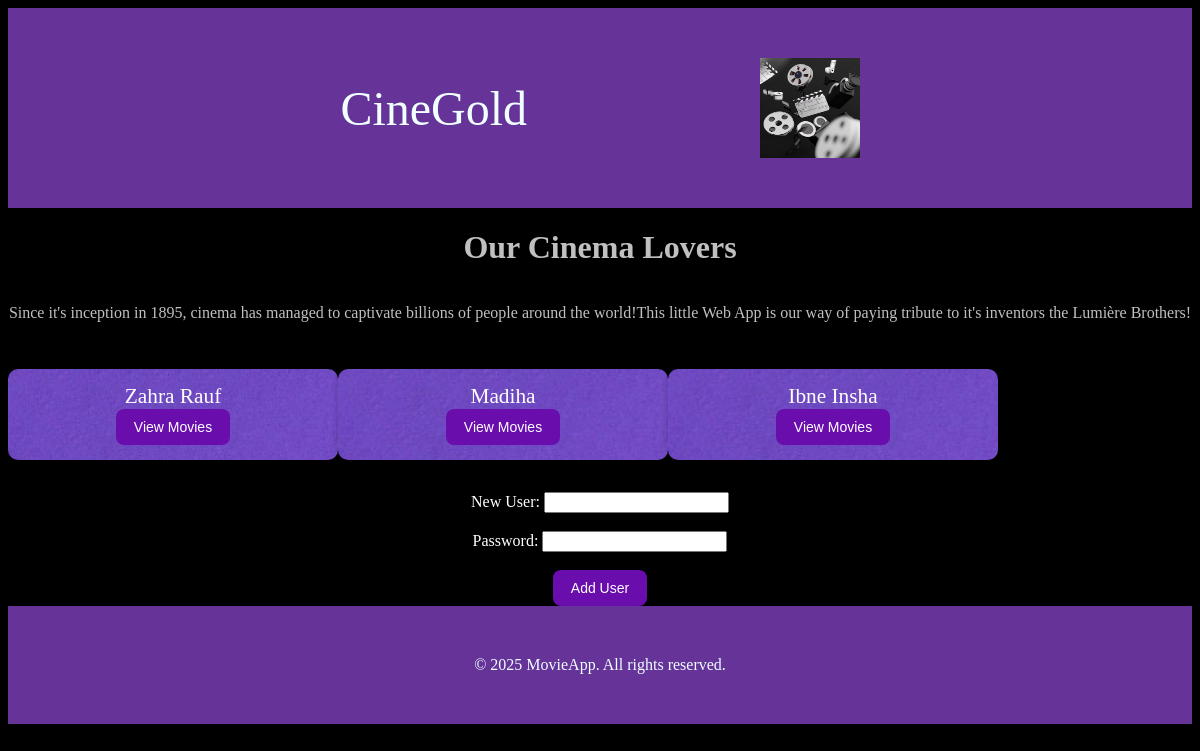
Before: / with the older database file.
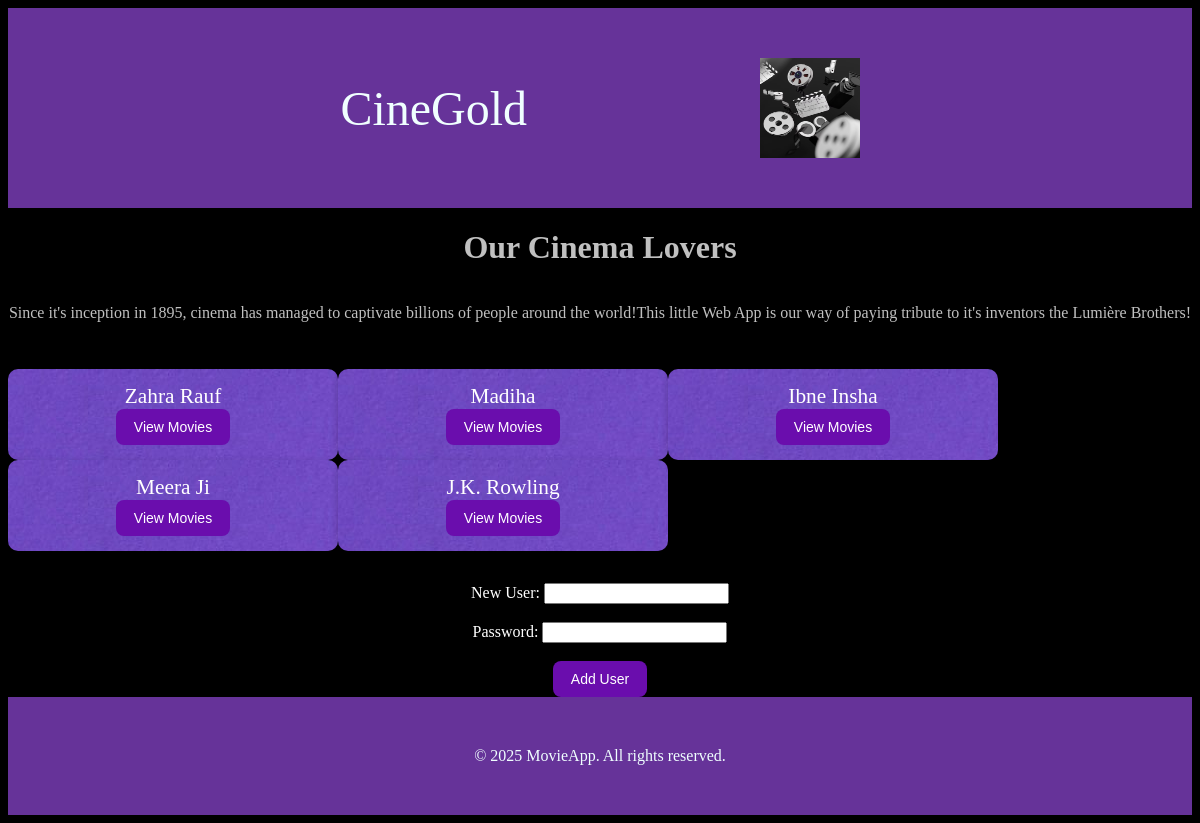
After: the same page with the newer database file.
### models.py (models this page shows, shortened)
class User(db.Model):
    id = db.Column(db.Integer, primary_key=True)
    name = db.Column(db.String(100), nullable=False)
    password = db.Column(db.String(200), nullable=False)
    movies = db.relationship("Movie", backref="user", lazy=True)

### app.py (the view)
@app.route('/')
def display_users():
    users = data_manager.get_users()
    """for user in users:
        print(user.name)
        print(user.password)"""
    if not users:
        flash("Please add some users", "error")
        return render_template('index.html', users=users, messages=messages)
    return render_template('index.html', users=users)

### data_manager.py (called while the page is built)
    def get_users(self):
        users = User.query.all()
        return users

### templates/index.html (shortened to what this page needs)
<!DOCTYPE html>
<html lang="en">
<head>
    <link rel="stylesheet" href="{{ url_for('static', filename='style.css') }}">
</head>
<body>
    <header>CineGold
    <img src="/static/images/cinelogo.avif" alt="The website logo" width="100" height="100">
    </header>
    <h1 class="user-heading">Our Cinema Lovers</h1>
    <p>Since it's inception in 1895, cinema has managed to captivate billions of people around the world!</p>
    <p>This little Web App is our way of paying tribute to it's inventors the Lumière Brothers!</p>
        <ul class="user-list">
        {% for user in users %}
         <li class="user-card">
            <span>{{ user.name }}</span>
             <form action="{{ url_for('display_movies', user_id=user.id) }}" method="get">
                <button type="submit">View Movies</button>
            </form>
         </li>
        {% endfor %}
        </ul>
    <div class="user-add">
    <form action="{{ url_for('create_user') }}" method="post">
        <label for="name">New User:</label>
        <input type="text" id="name" name="name" required><br><br>
        <label for="password">Password:</label>
        <input type="password" id="password" name="password" required><br><br>
        <button type="submit">Add User</button>
    </form>
    </div>
    <footer>© 2025 MovieApp. All rights reserved.</footer>
</body>
</html>

### static/style.css (style rules this page uses)
header { background-color: rebeccapurple; padding: 50px 100px; display: flex; width: 100%; align-items: center; justify-content: space-evenly; color: azure; font-size: xxx-large; }
footer { background-color: rebeccapurple; padding: 50px 100px; display: flex; width: 100%; align-items: center; justify-content: center; color: azure; }
.user-heading { background-color: black; align-items: center; display: flex; flex-wrap: wrap; justify-content: center; color: silver; width: 100%; }
.user-list { display: flex; flex-wrap: wrap; align-items: center; padding: 10px 0; background: black; color: white; text-align: center; font-size: 16pt; width: 100%; }
.user-card { background-color: black; border-radius: 10px; padding: 15px; box-shadow: 0 3px 8px rgba(0, 0, 0, 0.2); width: 300px; display: flex; flex-direction: column; align-items: center; text-align: center; background-image: url('images/user-grid.jpg'); overflow: hidden; }
.user-add { background-color: black; color: white; box-shadow: 0 3px 8px rgba(0, 0, 0, 0.2); width: 100%; display: flex; height: 20%; justify-content: center; align-items: center; text-align: center; }
body, html { display: flex; flex-wrap: wrap; background: black; align-items: center; justify-content: center; color: black; font-family: Monaco; width: 100%; }
p { display: flex; align-items: center; justify-content: center; color:silver; pading: 100px }
button { background-color: #6A0DAD; color: white; border: none; padding: 10px 18px; border-radius: 8px; font-size: 14px; cursor: pointer; transition: all 0.3s ease; }

Changed rows visible on the page:
added User: name "Meera Ji"
added User: name "J.K. Rowling"
